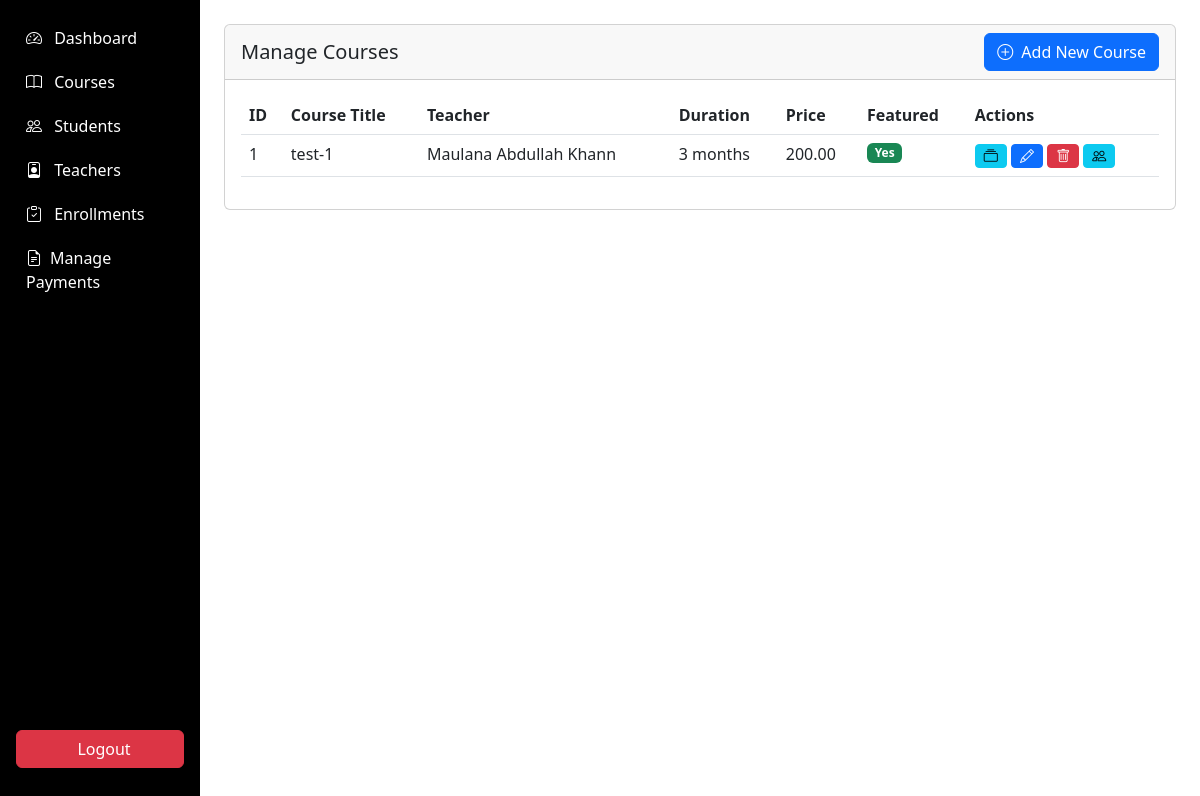
Screenshot of /admin/courses/manage_courses.php (signed in) with the database file from the repository.
### tables this page shows
CREATE TABLE `courses` (
  `course_id` int(11) NOT NULL,
  `title` varchar(100) NOT NULL,
  `description` text DEFAULT NULL,
  `image_url` varchar(255) DEFAULT NULL,
  `teacher_id` int(11) DEFAULT NULL,
  `duration` varchar(50) DEFAULT NULL,
  `price` decimal(10,2) DEFAULT NULL,
  `is_featured` tinyint(1) DEFAULT 0,
  `created_at` timestamp NOT NULL DEFAULT current_timestamp(),
  `updated_at` timestamp NOT NULL DEFAULT current_timestamp() ON UPDATE current_timestamp(),
  `is_deleted` tinyint(1) DEFAULT 0,
  `status` enum('draft','ready','started','completed') DEFAULT 'draft'
);

CREATE TABLE `teachers` (
  `teacher_id` int(11) NOT NULL,
  `user_id` int(11) NOT NULL,
  `full_name` varchar(100) NOT NULL,
  `specialization` varchar(100) DEFAULT NULL,
  `bio` text DEFAULT NULL,
  `qualifications` text DEFAULT NULL,
  `contact_number` varchar(20) DEFAULT NULL,
  `profile_image` varchar(255) DEFAULT NULL
);

### admin/courses/manage_courses.php (the view, shortened to what this page needs)
<?php
require_once '../../includes/auth.php';
$courses = $db->query("SELECT c.*, t.full_name AS teacher_name
                      FROM courses c
                      LEFT JOIN teachers t ON c.teacher_id = t.teacher_id
                      ORDER BY c.created_at DESC")->fetchAll();
?>
    <div class="container-fluid">
  <div class="row">
    <nav class="col-md-2 d-none d-md-block p-0 bg-dark sidebar" id="sidebar">
      <?php include '../includes/sidebar.php'; ?>
    </nav>
        <main class="col-md-10 ms-sm-auto p-4">
                <div class="card w-100">
                    <div class="card-header d-flex justify-content-between align-items-center">
                        <h5 class="mb-0">Manage Courses</h5>
                        <a href="add_course.php" class="btn btn-primary">
                            <i class="bi bi-plus-circle me-1"></i> Add New Course
                        </a>
                    </div>
                    <div class="card-body">
                        <div class="table-responsive">
                            <table class="table table-hover">
                                <thead>
                                    <tr>
                                        <th>ID</th>
                                        <th>Course Title</th>
                                        <th>Teacher</th>
                                        <th>Duration</th>
                                        <th>Price</th>
                                        <th>Featured</th>
                                        <th>Actions</th>
                                    </tr>
                                </thead>
                                <tbody>
                                    <?php foreach ($courses as $course): ?>
                                    <tr>
                                        <td><?= $course['course_id'] ?></td>
                                        <td><?= htmlspecialchars($course['title']) ?></td>
                                        <td><?= $course['teacher_name'] ?? 'Not Assigned' ?></td>
                                        <td><?= $course['duration'] ?></td>
                                        <td><?= number_format($course['price'], 2) ?></td>
                                        <td>
                                            <?php if ($course['is_featured']): ?>
                                                <span class="badge bg-success">Yes</span>
                                            <?php else: ?>
                                                <span class="badge bg-secondary">No</span>
                                            <?php endif; ?>
                                        </td>
                                        <td>
    <a href="manage_content.php?course_id=<?= $course['course_id'] ?>" class="btn btn-sm btn-info">
        <i class="bi bi-collection"></i>
    </a>
                                            <a href="edit_course.php?id=<?= $course['course_id'] ?>" class="btn btn-sm btn-primary">
                                                <i class="bi bi-pencil"></i>
                                            </a>
                                            <a href="?delete=<?= $course['course_id'] ?>" class="btn btn-sm btn-danger" onclick="return confirm('Are you sure you want to delete this course?')">
                                                <i class="bi bi-trash"></i>
                                            </a>
                                            <a href="../enrollments/manage_enrollments.php?course=<?= $course['course_id'] ?>" class="btn btn-sm btn-info">
                                                <i class="bi bi-people"></i>
                                            </a>
                                        </td>
                                    </tr>
                                    <?php endforeach; ?>
                                </tbody>
                            </table>
                        </div>
                    </div>
                </div>
            </div>
        </div>

### admin/includes/sidebar.php (style rules this page uses)
.sidebar { background-color:black; }

### rows the page displays
courses: course_id "1", title "test-1", teacher.full_name "Maulana Abdullah Khann", duration "3 months", price "200.00", is_featured "Yes"
